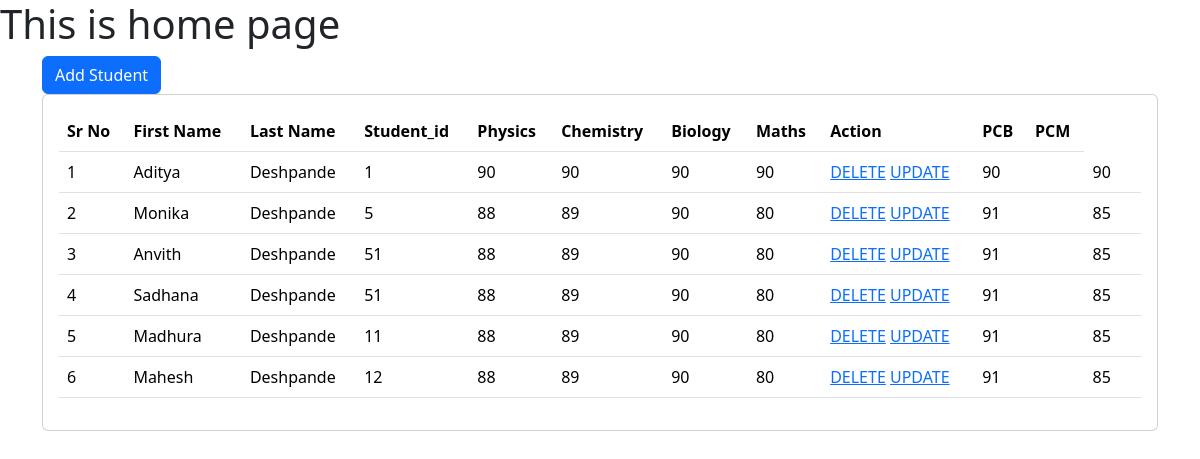
The app's page /students/home/, older data.
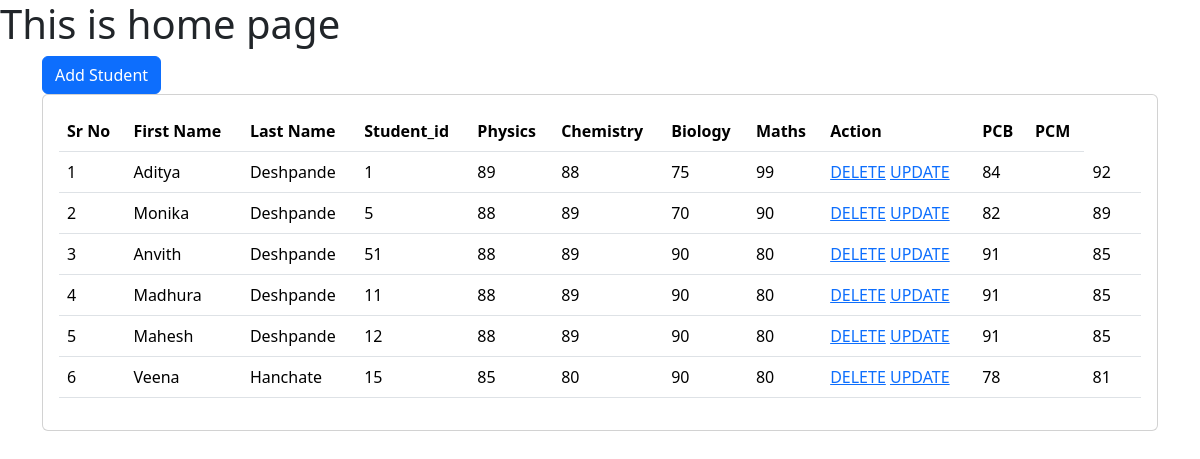
The same page, newer data.
### students/models.py (models this page shows, shortened)
class Students(models.Model):
    firstname = models.CharField(max_length=20)
    lastname = models.CharField(max_length=20)
    student_id = models.CharField(max_length=100)
    phy=models.IntegerField(default=90)
    chem=models.IntegerField(default=90)
    bio=models.IntegerField(default=90)
    maths=models.IntegerField(default=90)
    pcb=models.IntegerField(default=90)
    pcm=models.IntegerField(default=90)

### students/views.py (the view)
# urls.py: path('home/', students_home),
def students_home(request):
    students = Students.objects.all()
    return render(request, "students/home.html", {
        'students':students
    })

### templates/students/home.html (shortened to what this page needs)
<!DOCTYPE html>
<html lang="en">
<head>
    <link href="https://cdn.jsdelivr.net/npm/bootstrap@5.3.2/dist/css/bootstrap.min.css" rel="stylesheet">
</head>
<body>
    <h1> This is home page</h1>
    <div class="container">
        <a class="btn btn-primary" href="/students/students_data" role="button">Add Student</a>
        <br>
    </div>
    <div class="container">
        <div class="row">
            <div class="col-md-12">
                <div class="card">
                    <div class="card-body">
                        <table class="table">
                            <thead>
                                <tr>
                                    <th>Sr No</th>
                                    <th>First Name</th>
                                    <th>Last Name</th>
                                    <th>Student_id</th>
                                    <th>Physics</th>
                                    <th>Chemistry</th>
                                    <th>Biology</th>
                                    <th>Maths</th>
                                    <th>Action</th>
                                    <th>PCB</th>
                                    <th>PCM</th>
                                </tr>
                            </thead>
                            <tbody>
                                {% for s in students %}
                                <tr>
                                    <td>{{forloop.counter}}</td>
                                    <td>{{s.firstname}}</td>
                                    <td>{{s.lastname}}</td>
                                    <td>{{s.student_id}}</td>
                                    <td>{{s.phy}}</td>
                                    <td>{{s.chem}}</td>
                                    <td>{{s.bio}}</td>
                                    <td>{{s.maths}}</td>
                                    <td>
                                        <a href="/students/delete-student/{{s.id}}">DELETE</a>
                                        <a href="/students/update-student/{{s.id}}">UPDATE</a>
                                    </td>
                                    <td>{{s.pcb}}<td>
                                    <td>{{s.pcm}}<td>
                                </tr>
                                {% endfor %}
                            </tbody>
                        </table>
                    </div>
                </div>
            </div>
        </div>
    </div>
</body>
</html>

Row changes from the older to the newer data that the page shows:
removed Students: firstname "Sadhana", lastname "Deshpande", student_id "51", phy "88", chem "89", bio "90", maths "80", pcb "91", pcm "85"
changed Students "Aditya": phy "90" → "89"; chem "90" → "88"; bio "90" → "75"; maths "90" → "99"; pcb "90" → "84"; pcm "90" → "92"
changed Students "Monika": bio "90" → "70"; maths "80" → "90"; pcb "91" → "82"; pcm "85" → "89"
added Students: firstname "Veena", lastname "Hanchate", student_id "15", phy "85", chem "80", bio "90", maths "80", pcb "78", pcm "81"
